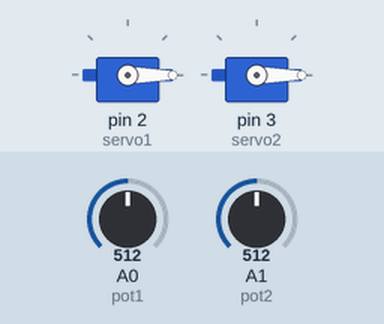
Simulated run of this sketch. Board: Arduino Uno, built with avr-gcc and run on an emulated ATmega328P. Parts: 2 × servo. The test bench sets the inputs (shaded band); at power-on: A0 (pot1) = 512, A1 (pot2) = 512.

Above: at 1.2 s.
1.3 s: A0 (pot1) set to 716
At 1.7 s:
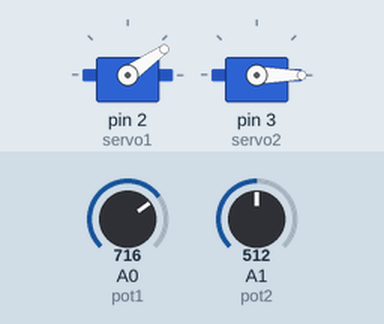
2.8 s: A1 (pot2) set to 716
At 3.5 s:
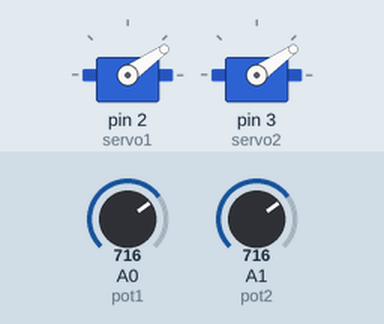
4.3 s: A0 (pot1) set to 900
At 4.6 s:
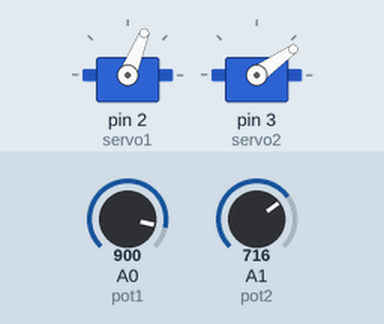
5.8 s: A1 (pot2) set to 900
At 7.0 s:
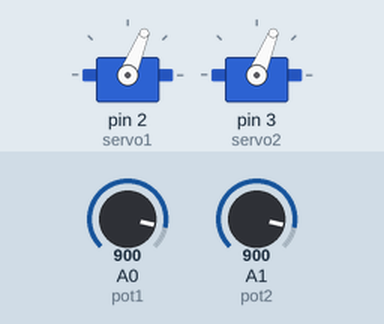
7.3 s: A0 (pot1) set to 1023
At 8.1 s:
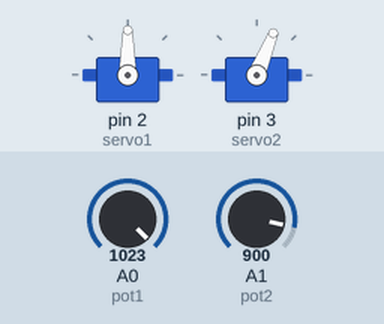
8.8 s: A1 (pot2) set to 1023
At 9.3 s:
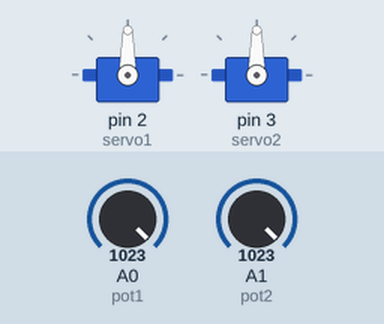
Timing chart, 0 to 11.3 s (numbered marks = the images above; inputs shaded):
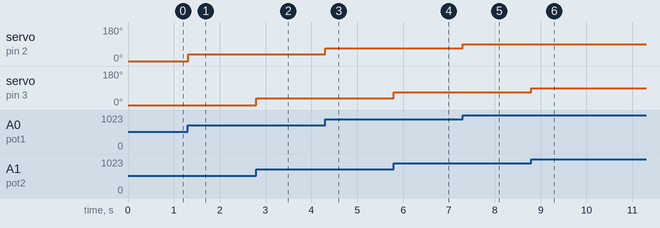

Measured:
- after the input at 1.3 s, servo on pin 2 (servo1): 0° → 35° at once
- after the input at 2.8 s, servo on pin 3 (servo2): 0° → 35° at once
- after the input at 4.3 s, servo on pin 2 (servo1): 35° → 68° at once
- after the input at 5.8 s, servo on pin 3 (servo2): 35° → 68° at once
- after the input at 7.3 s, servo on pin 2 (servo1): 68° → 90° at once
- after the input at 8.8 s, servo on pin 3 (servo2): 68° → 90° at once

The sketch:

Lab8p2.ino
```cpp
#include <Servo.h>
Servo servo1;
Servo servo2;
int pot1 = 0;
int pot2 = 1;

void setup() {
  // put your setup code here, to run once:
  servo1.attach(2);
  servo2.attach(3);
}

void loop() {
  // put your main code here, to run repeatedly:
  int val1 = analogRead(pot1);
  int val2 = analogRead(pot2);

   val1 = map(val1, 0, 1023, -90, 90);
   val2 = map(val2, 0, 1023, -90, 90);
   servo1.write(val1);
   servo2.write(val2);
   delay(15);

}
```
